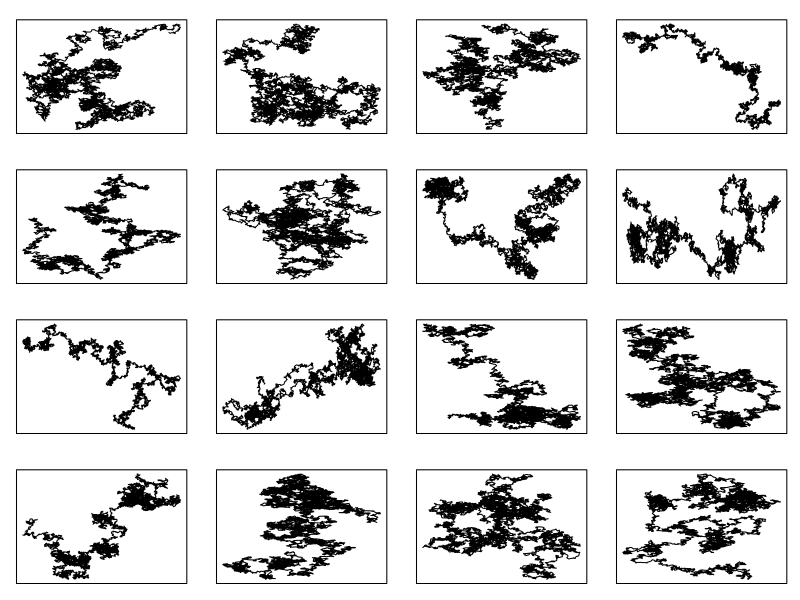
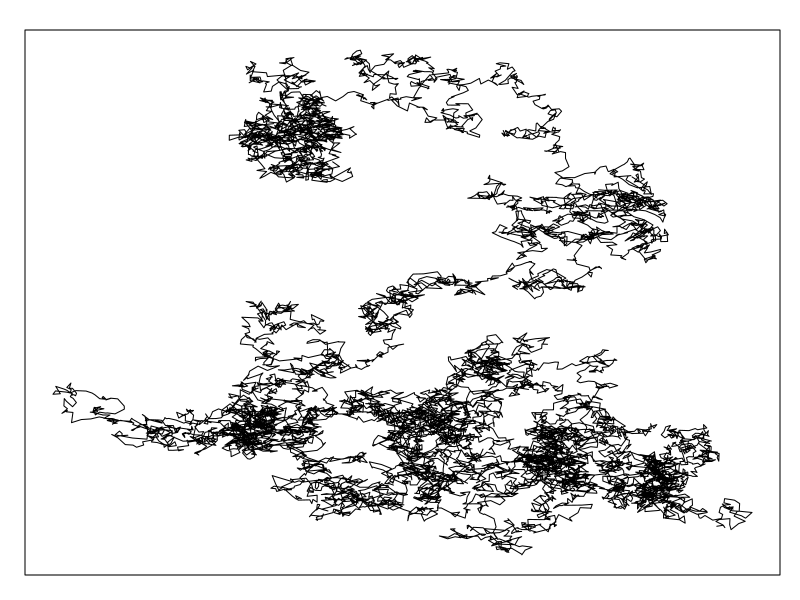
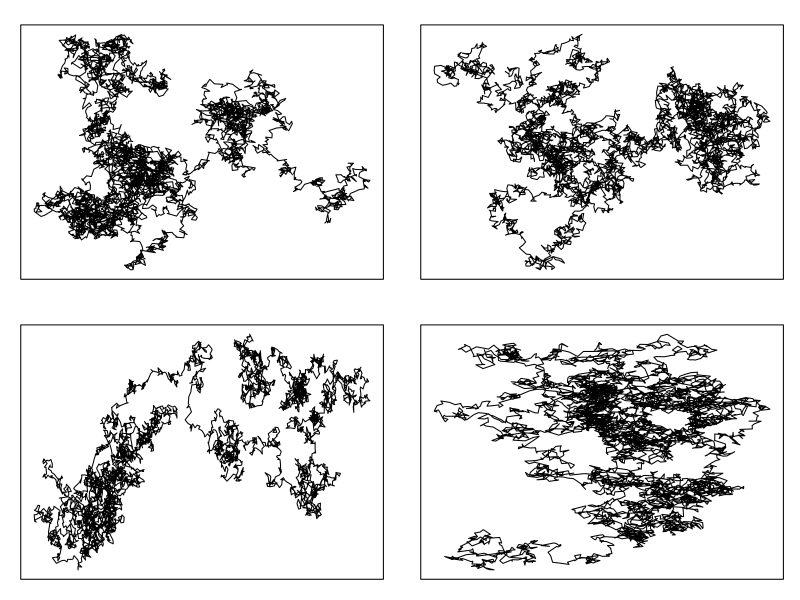

Write the R code that produced these figures, in order.
brownian <- function(n=6000,plot=T,fun=rnorm) {
	x<-cumsum(fun(n))
	y<-cumsum(fun(n))
	plot(x,y,type="l",xlab="",ylab="",xaxt="n",col="black",yaxt="n")
	}
 
 # for book use seed=13
setEPS()
postscript(file="../Graphics/c1brownian.eps",width=4, height=4)
set.seed(14)
par(mfrow=c(2,2), mar=c(1.25,1.25,1.5,1),tck=-.03,mgp=c(3,.5,0),cex.axis=0.7)
for (i in 1:4) brownian(fun=rnorm)

dev.off()

k <- 110
par(mfrow=c(4,4), mar=c(1.25,1.25,1.5,1))
for (i in k:(k+15)) {
	set.seed(i)
	brownian(n=11000)
}

par(mfrow=c(1,1))
set.seed(134)
brownian(n=11000)
